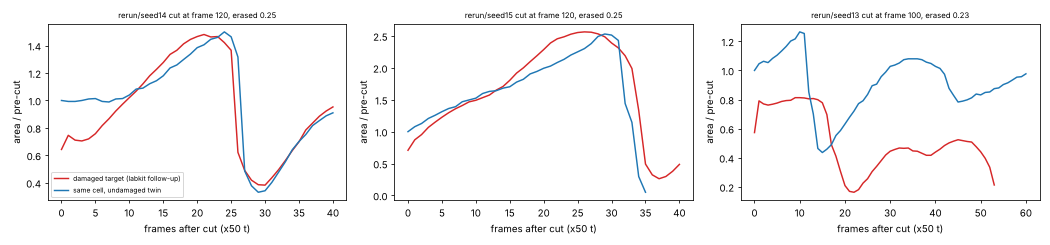

Python code for this plot:
"""Same-seed undamaged twin of each labkit damage target: follow the twin's component at the
target's pre-cut position (largest-overlap continuation, periodic labels) and compare area/pre
with labkit's own follow-up of the damaged target (metrics.json damage.followup.target_area_rel).
usage: python twin_compare.py <rerun/seedS> <twin/seedS>"""
import sys, json, numpy as np
from scipy import ndimage
import matplotlib; matplotlib.use("Agg"); import matplotlib.pyplot as plt

def plabel(m):
    lab, n = ndimage.label(m)
    for a, b in ((lab[0], lab[-1]), (lab[:, 0], lab[:, -1])):
        for u, v in set(zip(a.tolist(), b.tolist())):
            if u and v and u != v: lab[lab == v] = u
    return lab

out = []
for rr, tw in zip(sys.argv[1::2], sys.argv[2::2]):
    dm = json.load(open(rr + "/metrics.json"))["damage"]; f0 = dm["frame"]
    rng = dm["followup"]["segmentation"]["range"]; thr = rng[0] + 0.35 * (rng[1] - rng[0])
    M = np.load(tw + "/frames.npz")["matter"]
    lab = plabel(M[f0] > thr)
    H, W = lab.shape; cy, cx = int(round(dm["cy"])) % H, int(round(dm["cx"])) % W
    i = lab[cy, cx]
    if i == 0:
        yy, xx = np.nonzero(lab); j = np.argmin((yy - cy) ** 2 + (xx - cx) ** 2); i = lab[yy[j], xx[j]]
    cur = lab == i; a0 = cur.sum(); rel = [1.0]
    for f in range(f0 + 1, M.shape[0]):
        lab = plabel(M[f] > thr)
        ov = np.bincount(lab[cur], minlength=lab.max() + 1); ov[0] = 0
        if ov.max() == 0: rel.append(None); break
        cur = lab == ov.argmax(); rel.append(round(float(cur.sum() / a0), 3))
    dmg = dm["followup"]["target_area_rel"]
    out.append(dict(run=rr, frame=f0, erased=dm["erased_frac"], twin_area_pre=int(a0), damaged_pre=dm["followup"]["target_area_pre"], twin=rel, damaged=dmg))
    print(rr, "erased %.2f" % dm["erased_frac"], "twin pre", a0, "damaged pre", dm["followup"]["target_area_pre"])
    for k in range(0, len(dmg), 5):
        print("  +%d frames: damaged %s twin %s" % (k, dmg[k], rel[k] if k < len(rel) else None))
json.dump(out, open("twin_compare.json", "w"))
fig, ax = plt.subplots(1, len(out), figsize=(5 * len(out), 3.5))
for a, o in zip(np.atleast_1d(ax), out):
    a.plot([x if x is not None else np.nan for x in o["damaged"]], "C3", label="damaged target (labkit follow-up)")
    a.plot([x if x is not None else np.nan for x in o["twin"]], "C0", label="same cell, undamaged twin")
    a.set_title(f"{o['run']} cut at frame {o['frame']}, erased {o['erased']:.2f}", fontsize=8); a.set_xlabel("frames after cut (x50 t)"); a.set_ylabel("area / pre-cut")
np.atleast_1d(ax)[0].legend(fontsize=7); plt.tight_layout(); plt.savefig("twin_compare.png", dpi=70)
